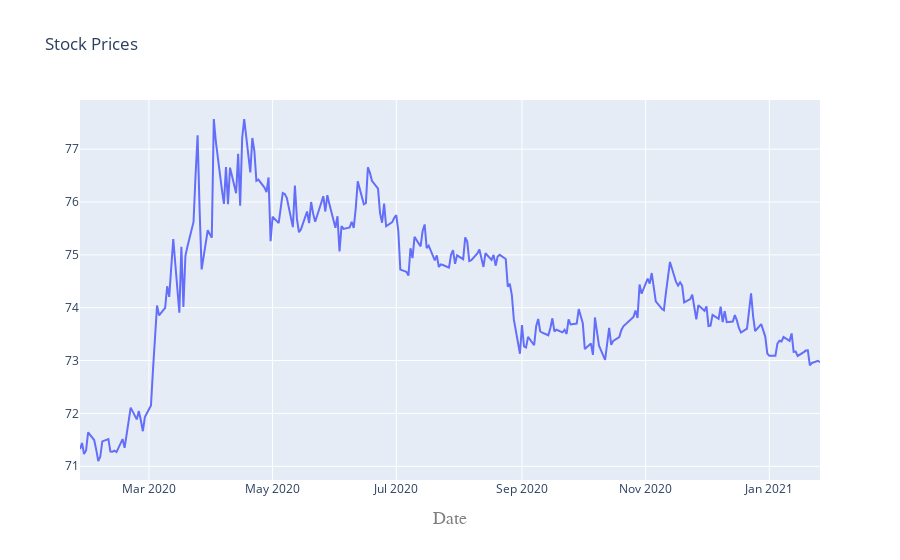

The notebook cell this image was saved under:
### Code cell
iplot(plot)

### Figure 1 — Plotly figure (JSON) as saved in the notebook; plotly's stock layout.template omitted (floating-point values rounded to 4 significant figures; data arrays with more than 128 entries replaced by an {"elided": "..."} marker saying what was removed)
{"data": [{"type": "scatter", "x": {"elided": "262 str values"}, "y": {"elided": "262 float values"}}], "layout": {"title": {"text": "Stock Prices "}, "xaxis": {"title": {"font": {"color": "#7f7f7f", "family": "Courier New, monospace", "size": 18}, "text": "Date"}}}}
